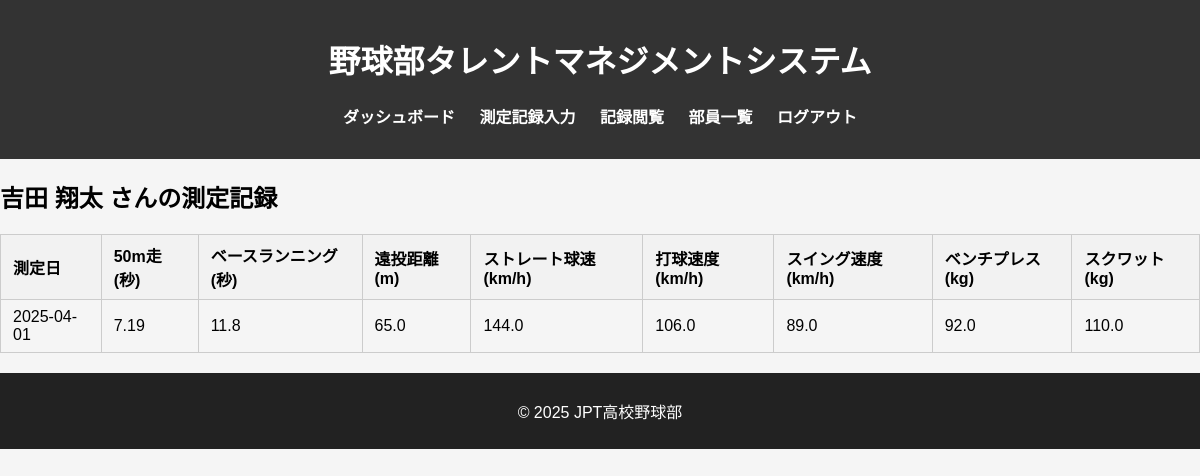
The app's page /records/6 (signed in) with its own data.
### db_models.py (models this page shows, shortened)
class User(db.Model, UserMixin):  # UserMixin を追加
    __tablename__ = 'users'
    user_id = db.Column(db.Integer, primary_key=True)
    name = db.Column(db.String(100), nullable=False)
    password_hash = db.Column(db.String(200), nullable=False)
    role = db.Column(db.Enum('member', 'manager', 'coach', 'director', name='role_enum'), nullable=False)
    grade = db.Column(db.Integer, nullable=True)
    is_active = db.Column(db.Boolean, default=True)
    created_at = db.Column(db.DateTime, default=lambda: datetime.now(tz=ZoneInfo('Asia/Tokyo')))
    updated_at = db.Column(db.DateTime, default=lambda: datetime.now(tz=ZoneInfo('Asia/Tokyo')), onupdate=lambda: datetime.now(tz=ZoneInfo('Asia/Tokyo')))  # 修正

class MeasurementRecord(db.Model):
    __tablename__ = 'measurement_records'
    record_id = db.Column(db.Integer, primary_key=True)
    user_id = db.Column(db.Integer, db.ForeignKey('users.user_id'), nullable=False)  # 部員のユーザーID
    measurement_date = db.Column(db.Date, nullable=False)  # 測定日
    run_50m = db.Column(db.Float)  # 50m走
    base_running = db.Column(db.Float)  # ベースランニング
    long_throw = db.Column(db.Float)  # 遠投距離
    straight_speed = db.Column(db.Float)  # ストレート球速
    hit_speed = db.Column(db.Float)  # 打球速度
    swing_speed = db.Column(db.Float)  # スイング速度
    bench_press = db.Column(db.Float)  # ベンチプレス
    squat = db.Column(db.Float)  # スクワット
    status = db.Column(db.Enum('draft', 'pending_member', 'pending_coach', 'approved', name='status_enum'), nullable=False)  # 承認ステータス
    created_by = db.Column(db.Integer, db.ForeignKey('users.user_id'), nullable=False)  # 記録作成者のユーザーID
    created_at = db.Column(db.DateTime, default=lambda: datetime.now(tz=ZoneInfo('Asia/Tokyo')))
    updated_at = db.Column(db.DateTime, default=lambda: datetime.now(tz=ZoneInfo('Asia/Tokyo')), onupdate=lambda: datetime.now(tz=ZoneInfo('Asia/Tokyo')))  # 修正
    user = db.relationship('User', foreign_keys=[user_id])  # 部員とのリレーション
    creator = db.relationship('User', foreign_keys=[created_by])  # 記録作成者とのリレーション

### blueprints/main.py (the view)
@main_bp.route('/records/<int:member_id>')
@login_required
def member_records(member_id):
    user = User.query.get(member_id)  # 指定された部員の情報を取得
    if not user:
        return "部員が見つかりません", 404
    records = MeasurementRecord.query.filter_by(user_id=member_id).all()
    return render_template('my/records.html', user=user, records=records)

### app.py (called while the page is built)
@login_manager.user_loader
def load_user(user_id):
    return User.query.get(int(user_id))

### templates/my/records.html (shortened to what this page needs)
{% extends "base.html" %}
{% block content %}
<h2>{{ user.name }} さんの測定記録</h2>
<table class="member-table">
    <thead>
        <tr>
            <th>測定日</th>
            <th>50m走 (秒)</th>
            <th>ベースランニング (秒)</th>
            <th>遠投距離 (m)</th>
            <th>ストレート球速 (km/h)</th>
            <th>打球速度 (km/h)</th>
            <th>スイング速度 (km/h)</th>
            <th>ベンチプレス (kg)</th>
            <th>スクワット (kg)</th>
        </tr>
    </thead>
    <tbody>
        {% for record in records %}
        <tr>
            <td>{{ record.measurement_date }}</td>
            <td>{{ record.run_50m }}</td>
            <td>{{ record.base_running }}</td>
            <td>{{ record.long_throw }}</td>
            <td>{{ record.straight_speed }}</td>
            <td>{{ record.hit_speed }}</td>
            <td>{{ record.swing_speed }}</td>
            <td>{{ record.bench_press }}</td>
            <td>{{ record.squat }}</td>
        </tr>
        {% endfor %}
    </tbody>
</table>
{% endblock %}

### static/styles.css (style rules this page uses)
body { font-family: Arial, sans-serif; margin: 0; padding: 0; background-color: #f5f5f5; }
table.member-table { border-collapse: collapse; width: 100%; margin: 20px 0; }
table.member-table th, table.member-table td { border: 1px solid #ccc; padding: 8px 12px; text-align: left; }
table.member-table th { background-color: #f2f2f2; }

### records on screen
User: name "吉田 翔太"
MeasurementRecord: measurement_date "2025-04-01", run_50m "7.19", base_running "11.8", long_throw "65.0", straight_speed "144.0", hit_speed "106.0", swing_speed "89.0", bench_press "92.0", squat "110.0"
